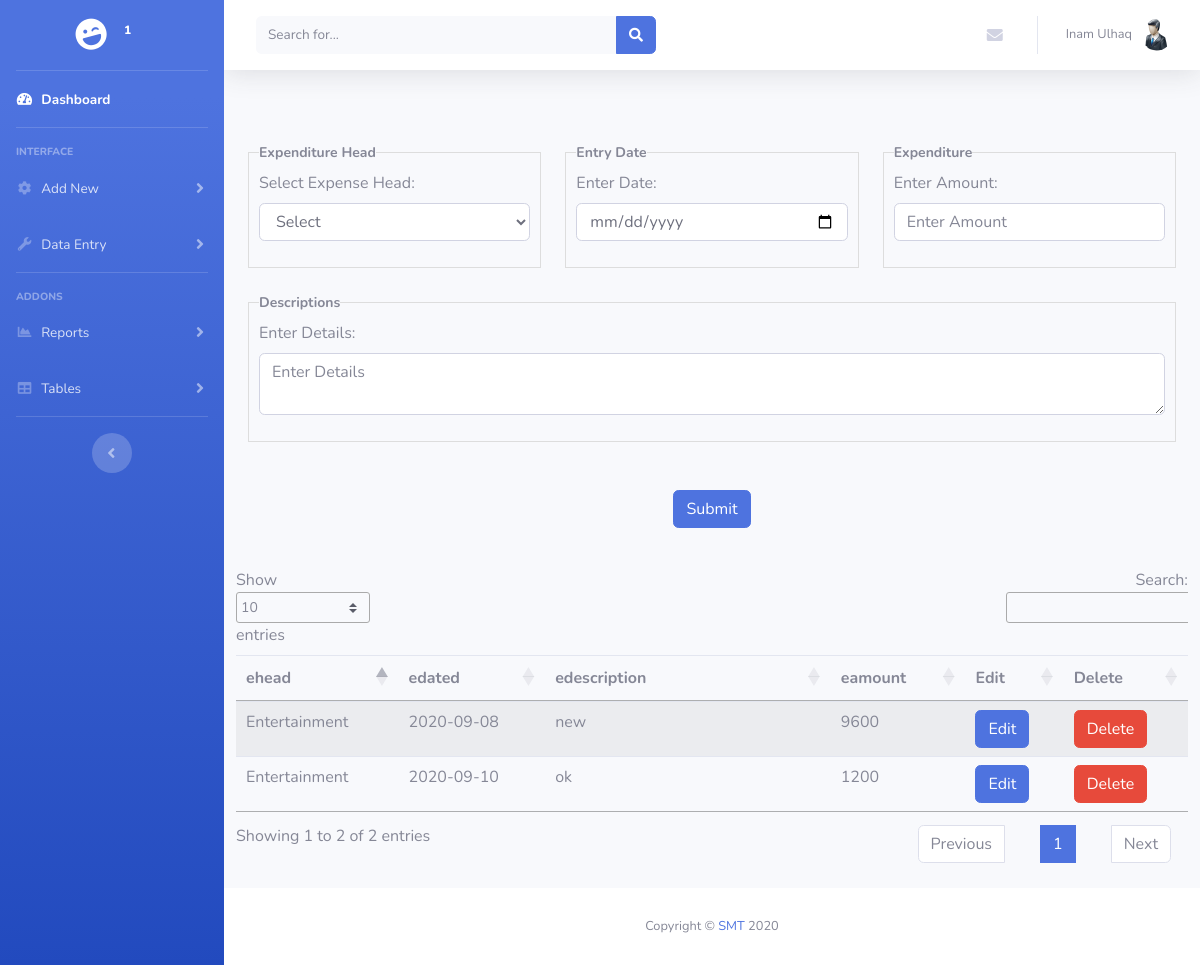
/expenditure.php (signed in), run on the app's committed database.
### tables this page shows
CREATE TABLE `users` (
  `id` int(11) NOT NULL,
  `username` varchar(255) NOT NULL,
  `password` varchar(255) NOT NULL,
  `firstname` varchar(50) NOT NULL,
  `lastname` varchar(50) NOT NULL,
  `ucompany` varchar(30) NOT NULL,
  `role` varchar(10) NOT NULL,
  `status` int(11) NOT NULL DEFAULT '1'
);

CREATE TABLE `expenditure` (
  `id` int(11) NOT NULL,
  `expense_id` int(11) NOT NULL,
  `edated` date NOT NULL,
  `eamount` int(11) NOT NULL,
  `edescription` varchar(255) NOT NULL,
  `user_id` int(11) NOT NULL
);

CREATE TABLE `expense` (
  `id` int(11) NOT NULL,
  `ehead` varchar(50) NOT NULL,
  `user_id` int(11) NOT NULL
);

### expenditure.php (the view, shortened to what this page needs)
<?php
include('header.php');
$message4='';
?>
 	<div class="container">
			  <strong><center><?php echo $message4; ?></center></strong><br>
 		<form method="POST" action="insertexpenditure.php">
 		<div class="row">
 			<div class="col-4">
 				<fieldset class="scheduler-border">
    				<legend class="scheduler-border">Expenditure Head</legend>
				  <?php
				  $user_id=$_SESSION['id'];
		    						$eresult = mysqli_query($conn,$equery);?>
									  <div class="form-group">
					  <label for="expense_id">Select Expense Head:</label>
					  <select class="form-control" id="expense_id" name="expense_id">
					    <option disabled selected="">Select</option>
					    </select>
					</div>
    			</fieldset>
 			</div>
 			<div class="col-4">
 				<fieldset class="scheduler-border">
    				<legend class="scheduler-border">Entry Date</legend>
    				<div class="form-group">
				    <label for="edated">Enter Date:</label>
				    <input type="date" class="form-control" placeholder="Enter Date" name="edated" id="edated">
				  </div>
    			</fieldset>
 			</div>
 			<div class="col-4">
 				<fieldset class="scheduler-border">
    				<legend class="scheduler-border">Expenditure</legend>
    				<div class="form-group">
				    <label for="eamount">Enter Amount:</label>
				    <input type="text" class="form-control" placeholder="Enter Amount" name="eamount" id="eamount">
				  </div>
    			</fieldset>
 			</div>
 		</div></br>
 		<div class="row">
 			<div class="col-12">
 			<fieldset class="scheduler-border">
    				<legend class="scheduler-border">Descriptions</legend>
    				<div class="form-group">
				    <label for="edescription">Enter Details:</label>
				    <textarea class="form-control" placeholder="Enter Details" name="edescription" id="edescription"></textarea>
				  </div>
    		</fieldset>
    		</div>
 		</div><br>
 		</br><p align="center">
 		<button type="submit" name="submit" class="btn btn-primary">Submit</button>
 		</form></p>
 		<br>
 		<div class="row">
	 		<div class="table-responsive">
	 			<table class="table table-striped" id="dataTable" style="width: 100%;">
			    <thead>
			      <tr>
			        <th>ehead</th>
			        <th>edated</th>
			        <th width="30%;">edescription</th>
			        <th>eamount</th>
			        <th>Edit</th>
			        <th>Delete</th>
			      </tr>
			    </thead>
			    <tbody>
			         <?php
			         				$query = "SELECT * from expense INNER JOIN expenditure ON expenditure.expense_id= expense.id WHERE expenditure.user_id=expense.user_id AND expenditure.user_id=$user_id ORDER BY expenditure.id DESC";
		    						$result = mysqli_query($conn,$query) or die( mysqli_error($conn));;
                                    while($row=mysqli_fetch_assoc($result))
                                    {
                                        $edated = $row['edated'];
                                        $eamount = $row['eamount'];
                                        $edescription = $row['edescription'];
                                        $id = $row['id'];
                                        $ehead = $row['ehead'];
                            		?>
                                    <tr>
                                        <td><?php echo $ehead ?></td>
                                        <td><?php echo $edated ?></td>
                                        <td><?php echo $edescription ?></td>
                                        <td><?php echo $eamount ?></td>
                                        <td><a href="eedit.php?eedit=<?php echo $id; ?>"><span class="btn btn-primary">Edit</span></a></td>
                                        <td><a  href="edelete.php?edelete=<?php echo $id; ?>" onclick="return confirm('Are you sure you want to delete this item?');"><span class="btn btn-danger">Delete</span></a></td>
                                    </tr>
                            <?php
                                    }
                            ?>
			     </tbody>
			  </table>
	 		</div>
	 	</div>
	</div>
<?php include('footer.php'); ?>

### header.php (shortened to what this page needs)
<?php include ('db.php');
$user_id=$_SESSION['id'];
?>
<?php
      $sql = "SELECT * FROM users WHERE id=$user_id";
             if ($result = mysqli_query($conn,$sql)){
                  $row = mysqli_fetch_array($result);
                  $id=$row['id'];
                  $firstname=$row['firstname'];
                  $lastname=$row['lastname'];
                  $ucompany=$row['ucompany'];
            }?>
<!DOCTYPE html>
<html lang="en">
<head>
  <link href="vendor/fontawesome-free/css/all.min.css" rel="stylesheet" type="text/css">
  <link href="css/sb-admin-2.min.css" rel="stylesheet">
  <link href="style.css" rel="stylesheet">
  <link rel="stylesheet" href="https://cdn.datatables.net/1.10.21/css/jquery.dataTables.min.css" />
</head>
<body id="page-top">
  <div id="wrapper">
    <ul class="navbar-nav bg-gradient-primary sidebar sidebar-dark accordion" id="accordionSidebar">
      <a class="sidebar-brand d-flex align-items-center justify-content-center" href="index.php">
        <div class="sidebar-brand-icon rotate-n-15">
          <i class="fas fa-laugh-wink"></i>
        </div>
        <div class="sidebar-brand-text mx-3"><?php echo $ucompany; ?><sup><?php echo $id; ?></sup></div>
      </a>
      <hr class="sidebar-divider my-0">
      <li class="nav-item active">
        <a class="nav-link" href="index.php">
          <i class="fas fa-fw fa-tachometer-alt"></i>
          <span>Dashboard</span></a>
      </li>
      <hr class="sidebar-divider">
      <div class="sidebar-heading">
        Interface
      </div>
      <li class="nav-item">
        <a class="nav-link collapsed" href="#" data-toggle="collapse" data-target="#collapseTwo" aria-expanded="true" aria-controls="collapseTwo">
          <i class="fas fa-fw fa-cog"></i>
          <span>Add New</span>
        </a>
      </li>
      <li class="nav-item">
        <a class="nav-link collapsed" href="#" data-toggle="collapse" data-target="#collapseUtilities" aria-expanded="true" aria-controls="collapseUtilities">
          <i class="fas fa-fw fa-wrench"></i>
          <span>Data Entry</span>
        </a>
      </li>
      <hr class="sidebar-divider">
      <div class="sidebar-heading">
        Addons
      </div>
      <li class="nav-item">
        <a class="nav-link collapsed" href="#" data-toggle="collapse" data-target="#collapsePages" aria-expanded="true" aria-controls="collapsePages">
          <i class="fas fa-fw fa-chart-area"></i>
          <span>Reports</span>
        </a>
      </li>
      <li class="nav-item">
        <a class="nav-link collapsed" href="#" data-toggle="collapse" data-target="#collapseTables" aria-expanded="true" aria-controls="collapseTables">
          <i class="fas fa-fw fa-table"></i>
          <span>Tables</span>
        </a>
      </li>
      <hr class="sidebar-divider d-none d-md-block">
      <div class="text-center d-none d-md-inline">
        <button class="rounded-circle border-0" id="sidebarToggle"></button>
      </div>
    </ul>
    <div id="content-wrapper" class="d-flex flex-column">
      <div id="content">
        <nav class="navbar navbar-expand navbar-light bg-white topbar mb-4 static-top shadow">
          <form class="d-none d-sm-inline-block form-inline mr-auto ml-md-3 my-2 my-md-0 mw-100 navbar-search">
            <div class="input-group">
              <input type="text" class="form-control bg-light border-0 small" placeholder="Search for..." aria-label="Search" aria-describedby="basic-addon2">
              <div class="input-group-append">
                <button class="btn btn-primary" type="button">
                  <i class="fas fa-search fa-sm"></i>
                </button>
              </div>
            </div>
          </form>
          <ul class="navbar-nav ml-auto">
            <li class="nav-item dropdown no-arrow mx-1">
              <a class="nav-link dropdown-toggle" href="#" id="messagesDropdown" role="button" data-toggle="dropdown" aria-haspopup="true" aria-expanded="false">
                <i class="fas fa-envelope fa-fw"></i>
              </a>
            </li>
            <li class="nav-item dropdown no-arrow">
              <a class="nav-link dropdown-toggle" href="#" id="userDropdown" role="button" data-toggle="dropdown" aria-haspopup="true" aria-expanded="false">
                <span class="mr-2 d-none d-lg-inline text-gray-600 small"><?php echo $firstname.' '.$lastname ?></span>
                <img class="img-profile rounded-circle" src="img/user.png">
              </a>
            </li>
          </ul>
        </nav>

### style.css (style rules this page uses)
fieldset.scheduler-border { border: solid 1px #DDD !important; padding: 0 10px 10px 10px; border-bottom: none; }
legend.scheduler-border { width: auto !important; border: none; font-size: 14px; }
legend { font-weight: bold; }
table { border-spacing: 0; }
table { border-collapse: separate; }
td { padding: 0px; }

### data on the page
users: id "1", firstname "Inam", lastname "Ulhaq"
expenditure: expense.ehead "Entertainment", edated "2020-09-08", edescription "new", eamount "9600"
expenditure: expense.ehead "Entertainment", edated "2020-09-10", edescription "ok", eamount "1200"
